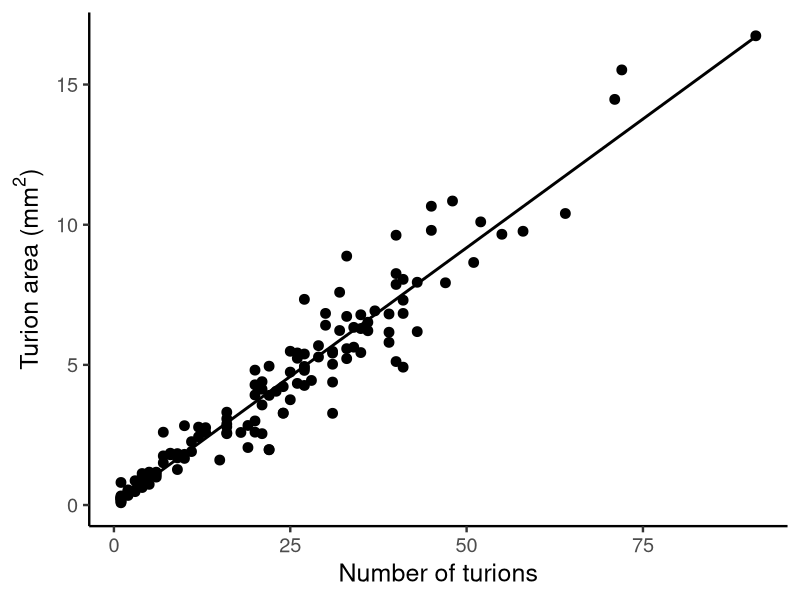
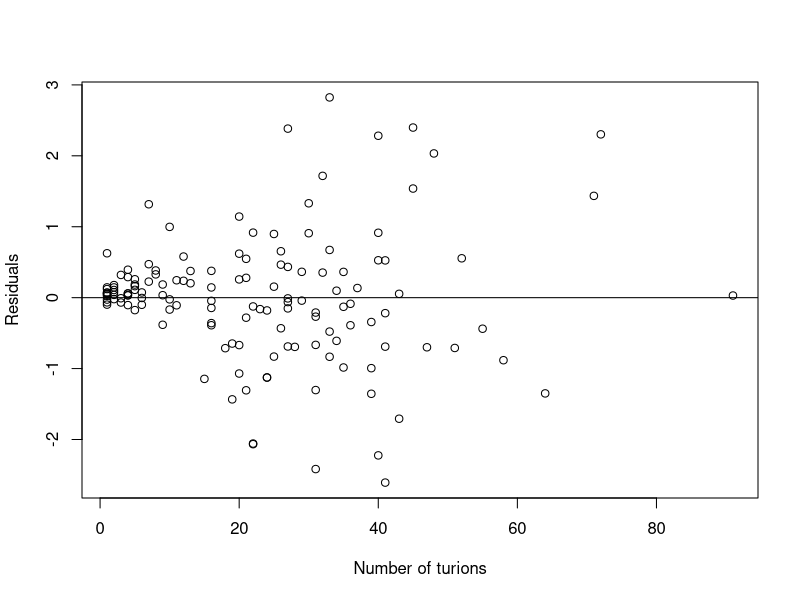
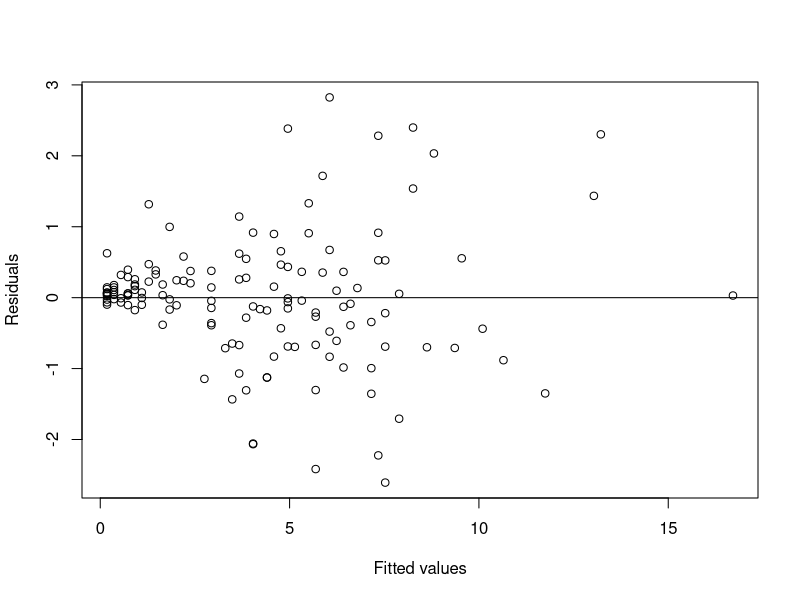
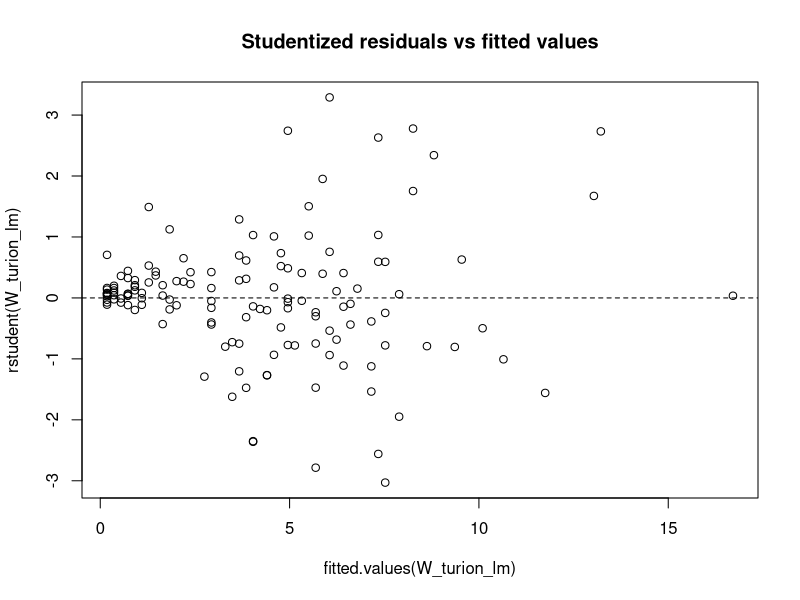
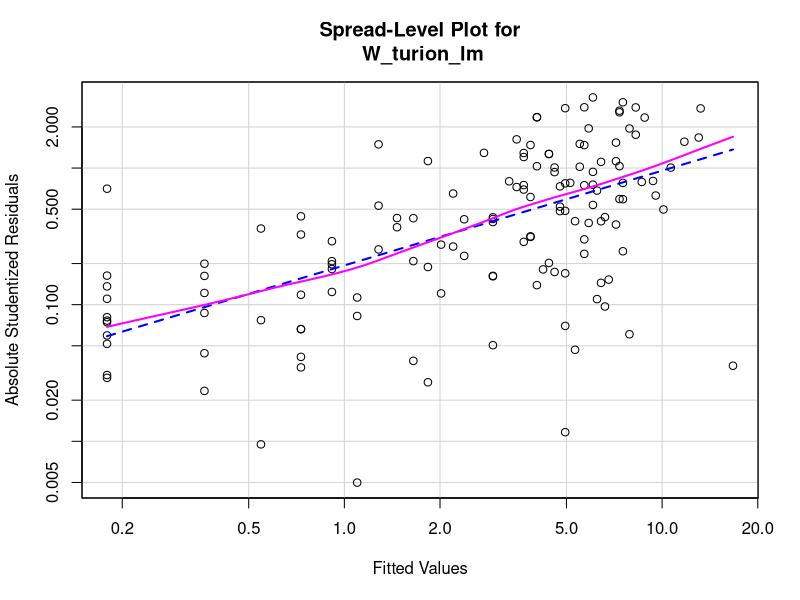
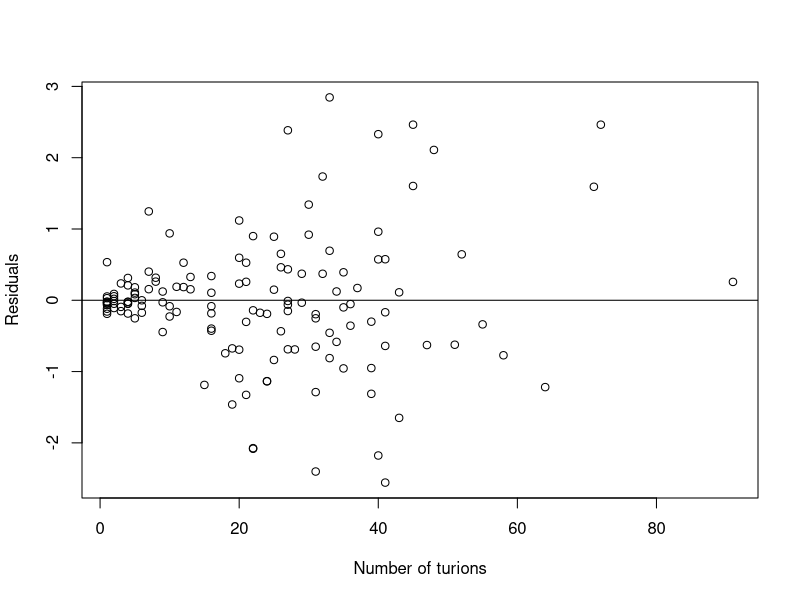
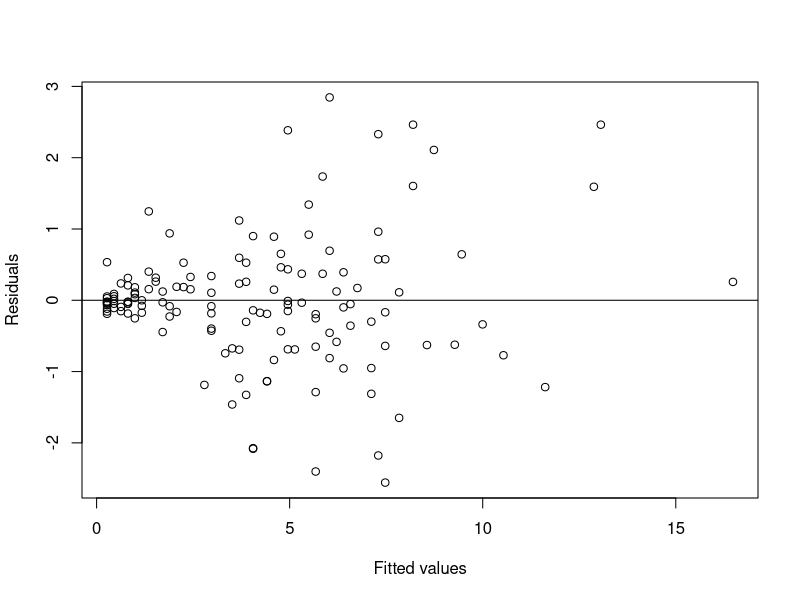
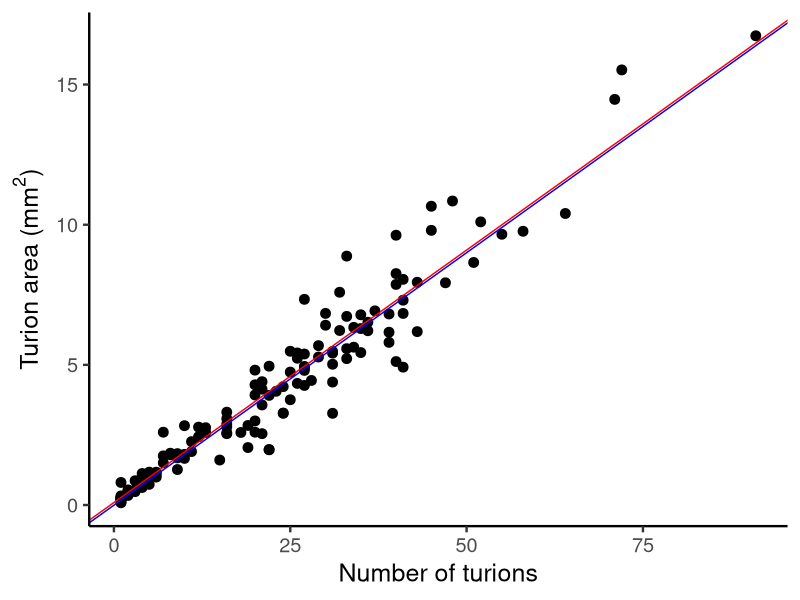

Write the R code that produced these figures, in order. (Note: this script raises an error after producing the figures.)
############################################
# Turion # to Turion area                  #
# Conversion                               #
# Data from Fall 2012 Stoichiometry exp.   #
############################################
library(plyr)
library(ggplot2)

# import data 
data_turion_area <- read.csv("turion_area-FOR_CONVERSION_ONLY.csv")
head(data_turion_area)

# add a new variable that combines plate and well to use as an ID 
data_turion_area$id <- paste(data_turion_area$plate,data_turion_area$row,data_turion_area$col,sep="")

# reshape the data 
a <- reshape(data_turion_area, 
             idvar="id",
             varying = c("turion_area5","turion_area7","turion_area10","turion_area12"),
             times = c(5,7,10,12),
             timevar = "day",
             v.names = "turion_AREA",
             direction = "long")

b <- reshape(data_turion_area, 
             idvar="id",
             varying = c("turions5","turions7","turions10","turions12"),
             times = c(5,7,10,12),
             timevar = "day",
             v.names = "turion_NUMB",
             direction = "long")

# remove un-needed variables 
a[9:28] <- list(NULL)
b[9:28] <- list(NULL)

# merge 
data_turion_area_long <- merge(a,b)

# clean-up
row.names(data_turion_area_long) <- seq(nrow(data_turion_area_long)) # Re-name the rows so they're not so ugly

# check it out 
head(data_turion_area_long)

# Remove any cases that are 0,0
wolffia_data <- subset(data_turion_area_long, data_turion_area_long$species=="W")
wolffia_data <- subset(wolffia_data, wolffia_data$turion_NUMB > 0)
wolffia_data


###########
# Wolffia #
# OLS     #
###########
turion_area_WB <- ggplot(wolffia_data, aes(x=turion_NUMB,y=turion_AREA))
turion_area_WB <- turion_area_WB + geom_point(size=3)
#turion_area_WB <- turion_area_WB + ggtitle("Wolffia brasiliensis")
turion_area_WB <- turion_area_WB + xlab("Number of turions")
turion_area_WB <- turion_area_WB + ylab(expression(paste("Turion area (",mm^2,")",sep="")))
turion_area_WB <- turion_area_WB + theme_classic(base_size=18)
turion_area_WB <- turion_area_WB + geom_smooth(method='lm',colour="black",se=F)
turion_area_WB

ggsave("turion_number_to_area_WB.jpg",turion_area_WB,height=8,width=8)

# get the slope and intercept 
W_turion_lm <- lm(turion_AREA ~ turion_NUMB, data=wolffia_data)
summary(W_turion_lm)
# Intercept: -0.004554
# Slope: 0.183665 
# adj R sq: 0.9265

# test for heterogeneity of variance - Breusch-Pagan Test 
# The Breusch-Pagan test fits a linear regression model to the residuals of a linear regression model
# (by default the same explanatory variables are taken as in the main regression model) and rejects if
# too much of the variance is explained by the additional explanatory variables.
library(lmtest)
bptest(turion_AREA ~ turion_NUMB, data=wolffia_data)

# examine the residuals against the x values 
plot(wolffia_data$turion_NUMB, resid(W_turion_lm), ylab="Residuals", xlab="Number of turions") 
abline(0, 0) 

# examine the residuals against the fitted values of y
plot(W_turion_lm$fitted, resid(W_turion_lm), ylab="Residuals", xlab="Fitted values") 
abline(0, 0) 

plot(fitted.values(W_turion_lm),rstudent(W_turion_lm),main="Studentized residuals vs fitted values")
abline(h=0,lty=2)

library(car)
spreadLevelPlot(W_turion_lm)
# this suggests a power transformation 

##############
# Wolffia    #
# robust SEs #
##############
# http://polisci.msu.edu/jacoby/icpsr/regress3/lectures/week4/14.Heteroskedastic.pdf

library(car)

# hccm = "heterogeneity consistent covariance matrix"
sqrt(diag(hccm(W_turion_lm)))

# the squareroot of the HCCM matrix gives the robust SEs 

# define the robust.se function 
robust.se <- function(model) {
  s <- summary(model)
  wse <- sqrt(diag(hccm(model))) # these are your robust SEs (also called "White standard errors")
  t <- model$coefficients / wse # divide the original coefficients by the robust SE 
  p <- 2*pnorm(-abs(t)) 
  results <- cbind(model$coefficients, wse, t, p)
  dimnames(results) <- dimnames(s$coefficients)
  results
}

# use the robust.se function
robust.se(W_turion_lm)

# compare it to the original 
summary(W_turion_lm)$coefficients

###########
# Wolffia #
# WLS     #
###########
# get the slope and intercept 
W_turion_lm_weighted <- lm(turion_AREA ~ turion_NUMB, data=wolffia_data, weights=1/(wolffia_data$turion_NUMB^2))
summary(W_turion_lm_weighted)
# Intercept: 0.090386
# Slope: 0.180118
# adj R sq: 0.9452

# examine the residuals against the x values 
plot(wolffia_data$turion_NUMB, resid(W_turion_lm_weighted), ylab="Residuals", xlab="Number of turions") 
abline(0, 0) 

# examine the residuals against the fitted values of y
plot(W_turion_lm_weighted$fitted, resid(W_turion_lm_weighted), ylab="Residuals", xlab="Fitted values") 
abline(0, 0) 

#######################
# plot both OLS & WLS #
#######################
turion_area_WB_2 <- ggplot(wolffia_data, aes(x=turion_NUMB,y=turion_AREA))
turion_area_WB_2 <- turion_area_WB_2 + geom_point(size=3)
turion_area_WB_2 <- turion_area_WB_2 + xlab("Number of turions")
turion_area_WB_2 <- turion_area_WB_2 + ylab(expression(paste("Turion area (",mm^2,")",sep="")))
turion_area_WB_2 <- turion_area_WB_2 + theme_classic(base_size=18)
turion_area_WB_2 <- turion_area_WB_2 + geom_abline(intercept=-0.004554,slope=0.180118,colour="blue") # this is the OLS line 
turion_area_WB_2 <- turion_area_WB_2 + geom_abline(intercept=0.090386,slope=0.180118,colour="red") # this is the WLS line 
turion_area_WB_2

ggsave("turion_numb_to_area - Wolffia - OLS & WLS.jpg",turion_area_WB_2,height=6,width=6)


#############
# Spirodela #
#############
turion_area_SP <- ggplot(subset(data_turion_area_long, data_turion_area_long$species=="S"), aes(x=turion_NUMB,y=turion_AREA))
turion_area_SP <- turion_area_SP + geom_point(size=3)
turion_area_SP <- turion_area_SP + ggtitle("Spirodela polyrhiza")
turion_area_SP <- turion_area_SP + xlab("Number of turions")
turion_area_SP <- turion_area_SP + ylab("Turion area (sq. mm)")
turion_area_SP <- turion_area_SP + theme_bw(base_size=18)
turion_area_SP <- turion_area_SP + geom_smooth(method='lm')
turion_area_SP

# get the subset of spirodela data where theere is a single turion 
single_spirodel_turions <- subset(data_turion_area_long, data_turion_area_long$species=="S" & data_turion_area_long$turion_NUMB==1)
# plot a histogram 
hist(single_spirodel_turions$turion_AREA,xlab="Turion area (sq.mm)")

# frequency distribution for size of single turions
turion_area_SP2 <- ggplot(single_spirodel_turions, aes(x=turion_AREA))
turion_area_SP2 <- turion_area_SP2 + geom_histogram(binwidth=0.5,colour="black",fill="grey")
turion_area_SP2 <- turion_area_SP2 + ylab("Frequency")
turion_area_SP2 <- turion_area_SP2 + xlab(expression(paste("Turion area (",mm^2,")",sep="")))
turion_area_SP2 <- turion_area_SP2 + theme_classic(base_size=18)
turion_area_SP2 <- turion_area_SP2 +geom_vline(x=2.793108, linetype="dashed")
turion_area_SP2

# summary statistics
numb_area <- length(single_spirodel_turions$turion_AREA)
mean_area <- mean(single_spirodel_turions$turion_AREA) # 2.793108
sd_area <- sd(single_spirodel_turions$turion_AREA)
se_area <- sd_area/sqrt(numb_area)
error <- qnorm(0.975)*sd_area/sqrt(numb_area)
lower <- mean_area - error
upper <- mean_area + error
